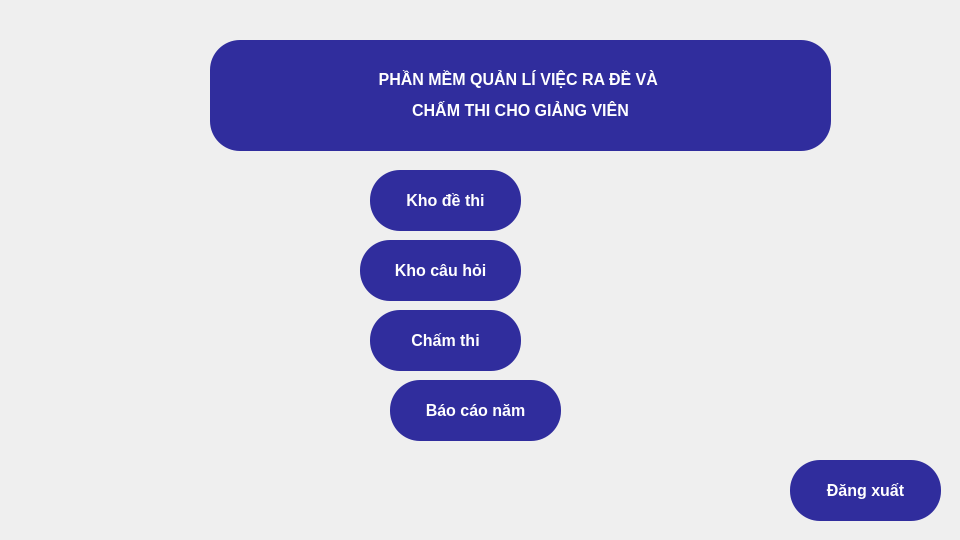
<?xml version="1.0" encoding="UTF-8"?>
<ui version="4.0">
 <class>man_hinh_chinh</class>
 <widget class="QWidget" name="man_hinh_chinh">
  <property name="geometry">
   <rect>
    <x>0</x>
    <y>0</y>
    <width>960</width>
    <height>540</height>
   </rect>
  </property>
  <property name="font">
   <font>
    <family>Tahoma</family>
    <pointsize>12</pointsize>
    <bold>true</bold>
   </font>
  </property>
  <property name="windowTitle">
   <string>Form</string>
  </property>
  <property name="toolTipDuration">
   <number>-2</number>
  </property>
  <property name="styleSheet">
   <string notr="true"/>
  </property>
  <widget class="QPushButton" name="danh_sach_cau_hoi">
   <property name="geometry">
    <rect>
     <x>360</x>
     <y>240</y>
     <width>161</width>
     <height>61</height>
    </rect>
   </property>
   <property name="font">
    <font>
     <family>Tahoma</family>
     <pointsize>12</pointsize>
     <bold>true</bold>
    </font>
   </property>
   <property name="styleSheet">
    <string notr="true">QPushButton {
	color: rgb(255, 255, 255);
background-color: rgb(48, 45, 157);
	border-radius: 30%
}</string>
   </property>
   <property name="text">
    <string>Kho câu hỏi</string>
   </property>
   <property name="icon">
    <iconset>
     <normalon>:/images/Ảnh10.png</normalon>
    </iconset>
   </property>
  </widget>
  <widget class="QPushButton" name="danh_sach_de_thi">
   <property name="geometry">
    <rect>
     <x>370</x>
     <y>170</y>
     <width>151</width>
     <height>61</height>
    </rect>
   </property>
   <property name="font">
    <font>
     <family>Tahoma</family>
     <pointsize>12</pointsize>
     <bold>true</bold>
    </font>
   </property>
   <property name="styleSheet">
    <string notr="true">QPushButton {
	color: rgb(255, 255, 255);
    
background-color: rgb(48, 45, 157);
	border-radius: 30%
}</string>
   </property>
   <property name="text">
    <string>Kho đề thi</string>
   </property>
   <property name="icon">
    <iconset>
     <normalon>:/images/Ảnh10.png</normalon>
    </iconset>
   </property>
  </widget>
  <widget class="QPushButton" name="bao_cao_nam">
   <property name="geometry">
    <rect>
     <x>390</x>
     <y>380</y>
     <width>171</width>
     <height>61</height>
    </rect>
   </property>
   <property name="font">
    <font>
     <family>Tahoma</family>
     <pointsize>12</pointsize>
     <bold>true</bold>
    </font>
   </property>
   <property name="styleSheet">
    <string notr="true">QPushButton {
	color: rgb(255, 255, 255);
background-color: rgb(48, 45, 157);
	border-radius: 30%
}</string>
   </property>
   <property name="text">
    <string>Báo cáo năm</string>
   </property>
   <property name="icon">
    <iconset>
     <normalon>:/images/Ảnh10.png</normalon>
    </iconset>
   </property>
  </widget>
  <widget class="QPushButton" name="danh_sach_cham_thi">
   <property name="geometry">
    <rect>
     <x>370</x>
     <y>310</y>
     <width>151</width>
     <height>61</height>
    </rect>
   </property>
   <property name="font">
    <font>
     <family>Tahoma</family>
     <pointsize>12</pointsize>
     <bold>true</bold>
    </font>
   </property>
   <property name="styleSheet">
    <string notr="true">QPushButton {
	color: rgb(255, 255, 255);
background-color: rgb(48, 45, 157);
	border-radius: 30%
}</string>
   </property>
   <property name="text">
    <string>Chấm thi</string>
   </property>
   <property name="icon">
    <iconset>
     <normalon>:/images/Ảnh10.png</normalon>
    </iconset>
   </property>
  </widget>
  <widget class="QLabel" name="label">
   <property name="geometry">
    <rect>
     <x>210</x>
     <y>40</y>
     <width>621</width>
     <height>111</height>
    </rect>
   </property>
   <property name="font">
    <font>
     <family>Tahoma</family>
     <pointsize>12</pointsize>
     <bold>true</bold>
    </font>
   </property>
   <property name="styleSheet">
    <string notr="true">border-radius: 30%;
background-color: rgb(48, 45, 157);
color: rgb(255, 255, 255);</string>
   </property>
   <property name="text">
    <string>&lt;html&gt;&lt;head/&gt;&lt;body&gt;&lt;p align=&quot;center&quot;&gt;PHẦN MỀM QUẢN LÍ VIỆC RA ĐỀ VÀ &lt;/p&gt;&lt;p align=&quot;center&quot;&gt;CHẤM THI CHO GIẢNG VIÊN&lt;/p&gt;&lt;/body&gt;&lt;/html&gt;</string>
   </property>
   <property name="alignment">
    <set>Qt::AlignCenter</set>
   </property>
  </widget>
  <widget class="QPushButton" name="dang_xuat">
   <property name="geometry">
    <rect>
     <x>790</x>
     <y>460</y>
     <width>151</width>
     <height>61</height>
    </rect>
   </property>
   <property name="font">
    <font>
     <family>Tahoma</family>
     <pointsize>12</pointsize>
     <bold>true</bold>
    </font>
   </property>
   <property name="styleSheet">
    <string notr="true">background-color: rgb(48, 45, 157);
color: rgb(255, 255, 255);
border-radius: 30%;</string>
   </property>
   <property name="text">
    <string>Đăng xuất</string>
   </property>
   <property name="icon">
    <iconset>
     <normalon>:/images/22_n.png</normalon>
    </iconset>
   </property>
  </widget>
  <widget class="QLabel" name="label_2">
   <property name="geometry">
    <rect>
     <x>550</x>
     <y>-140</y>
     <width>800</width>
     <height>800</height>
    </rect>
   </property>
   <property name="text">
    <string/>
   </property>
   <property name="pixmap">
    <pixmap resource="../../resource.qrc">:/images/Hình tròn.png</pixmap>
   </property>
   <property name="scaledContents">
    <bool>true</bool>
   </property>
  </widget>
  <widget class="QLabel" name="label_4">
   <property name="enabled">
    <bool>true</bool>
   </property>
   <property name="geometry">
    <rect>
     <x>50</x>
     <y>40</y>
     <width>121</width>
     <height>111</height>
    </rect>
   </property>
   <property name="mouseTracking">
    <bool>false</bool>
   </property>
   <property name="tabletTracking">
    <bool>false</bool>
   </property>
   <property name="acceptDrops">
    <bool>false</bool>
   </property>
   <property name="autoFillBackground">
    <bool>false</bool>
   </property>
   <property name="text">
    <string/>
   </property>
   <property name="pixmap">
    <pixmap resource="../../resource.qrc">:/images/trang chủ hình nón.png</pixmap>
   </property>
   <property name="scaledContents">
    <bool>true</bool>
   </property>
   <property name="wordWrap">
    <bool>false</bool>
   </property>
   <property name="openExternalLinks">
    <bool>false</bool>
   </property>
  </widget>
  <widget class="QLabel" name="label_5">
   <property name="geometry">
    <rect>
     <x>-120</x>
     <y>319</y>
     <width>311</width>
     <height>301</height>
    </rect>
   </property>
   <property name="styleSheet">
    <string notr="true">border-radius:100%</string>
   </property>
   <property name="text">
    <string/>
   </property>
   <property name="pixmap">
    <pixmap resource="../../resource.qrc">:/images/Hình tròn.png</pixmap>
   </property>
   <property name="scaledContents">
    <bool>true</bool>
   </property>
  </widget>
  <widget class="QLabel" name="label_3">
   <property name="geometry">
    <rect>
     <x>-140</x>
     <y>500</y>
     <width>431</width>
     <height>61</height>
    </rect>
   </property>
   <property name="text">
    <string/>
   </property>
   <property name="pixmap">
    <pixmap resource="../../resource.qrc">:/images/Ảnh17.png</pixmap>
   </property>
   <property name="scaledContents">
    <bool>true</bool>
   </property>
  </widget>
  <widget class="QLabel" name="label_6">
   <property name="geometry">
    <rect>
     <x>-210</x>
     <y>430</y>
     <width>431</width>
     <height>61</height>
    </rect>
   </property>
   <property name="text">
    <string/>
   </property>
   <property name="pixmap">
    <pixmap resource="../../resource.qrc">:/images/Ảnh17.png</pixmap>
   </property>
   <property name="scaledContents">
    <bool>true</bool>
   </property>
  </widget>
  <zorder>label_2</zorder>
  <zorder>danh_sach_cau_hoi</zorder>
  <zorder>danh_sach_de_thi</zorder>
  <zorder>bao_cao_nam</zorder>
  <zorder>danh_sach_cham_thi</zorder>
  <zorder>dang_xuat</zorder>
  <zorder>label</zorder>
  <zorder>label_5</zorder>
  <zorder>label_3</zorder>
  <zorder>label_4</zorder>
  <zorder>label_6</zorder>
 </widget>
 <resources>
  <include location="../../resource.qrc"/>
  <include location="../../resource.qrc"/>
  <include location="../../../cnpm/resource.qrc"/>
 </resources>
 <connections/>
</ui>
